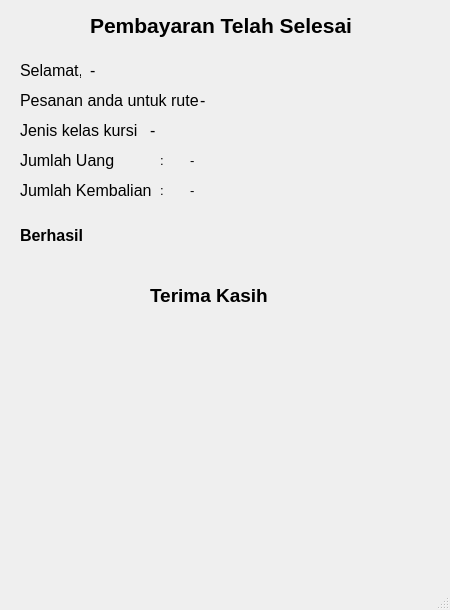
<?xml version="1.0" encoding="UTF-8"?>
<ui version="4.0">
 <class>MainWindow</class>
 <widget class="QMainWindow" name="MainWindow">
  <property name="geometry">
   <rect>
    <x>0</x>
    <y>0</y>
    <width>450</width>
    <height>610</height>
   </rect>
  </property>
  <property name="windowTitle">
   <string>Pemesanan Tiket</string>
  </property>
  <widget class="QWidget" name="centralwidget">
   <widget class="QStackedWidget" name="stackedWidget">
    <property name="geometry">
     <rect>
      <x>0</x>
      <y>0</y>
      <width>450</width>
      <height>600</height>
     </rect>
    </property>
    <property name="font">
     <font>
      <pointsize>10</pointsize>
     </font>
    </property>
    <property name="currentIndex">
     <number>2</number>
    </property>
    <widget class="QWidget" name="HomePage">
     <widget class="QLabel" name="label_5">
      <property name="geometry">
       <rect>
        <x>10</x>
        <y>180</y>
        <width>141</width>
        <height>21</height>
       </rect>
      </property>
      <property name="font">
       <font>
        <family>MS Shell Dlg 2</family>
        <pointsize>12</pointsize>
        <weight>75</weight>
        <bold>true</bold>
       </font>
      </property>
      <property name="text">
       <string>Pilih Rute</string>
      </property>
     </widget>
     <widget class="QLabel" name="label_6">
      <property name="geometry">
       <rect>
        <x>10</x>
        <y>20</y>
        <width>211</width>
        <height>41</height>
       </rect>
      </property>
      <property name="font">
       <font>
        <family>MS Shell Dlg 2</family>
        <pointsize>16</pointsize>
        <weight>75</weight>
        <bold>true</bold>
       </font>
      </property>
      <property name="text">
       <string>Selamat Datang, </string>
      </property>
     </widget>
     <widget class="QLabel" name="label_8">
      <property name="geometry">
       <rect>
        <x>10</x>
        <y>290</y>
        <width>101</width>
        <height>16</height>
       </rect>
      </property>
      <property name="font">
       <font>
        <pointsize>12</pointsize>
        <weight>75</weight>
        <bold>true</bold>
       </font>
      </property>
      <property name="text">
       <string>Pilih Kelas</string>
      </property>
     </widget>
     <widget class="QLabel" name="label_9">
      <property name="geometry">
       <rect>
        <x>10</x>
        <y>430</y>
        <width>300</width>
        <height>20</height>
       </rect>
      </property>
      <property name="font">
       <font>
        <pointsize>12</pointsize>
        <weight>75</weight>
        <bold>true</bold>
       </font>
      </property>
      <property name="text">
       <string>Jumlah Tiket</string>
      </property>
     </widget>
     <widget class="QPushButton" name="btn_1">
      <property name="geometry">
       <rect>
        <x>20</x>
        <y>540</y>
        <width>80</width>
        <height>35</height>
       </rect>
      </property>
      <property name="font">
       <font>
        <pointsize>10</pointsize>
       </font>
      </property>
      <property name="text">
       <string>Lanjut</string>
      </property>
     </widget>
     <widget class="QLabel" name="label_10">
      <property name="geometry">
       <rect>
        <x>20</x>
        <y>470</y>
        <width>140</width>
        <height>20</height>
       </rect>
      </property>
      <property name="font">
       <font>
        <pointsize>10</pointsize>
       </font>
      </property>
      <property name="text">
       <string>Masukkan Jumlah Tiket</string>
      </property>
     </widget>
     <widget class="QLabel" name="label">
      <property name="geometry">
       <rect>
        <x>10</x>
        <y>100</y>
        <width>211</width>
        <height>21</height>
       </rect>
      </property>
      <property name="font">
       <font>
        <pointsize>12</pointsize>
        <weight>75</weight>
        <bold>true</bold>
       </font>
      </property>
      <property name="text">
       <string>Lengkapi Data Diri Anda</string>
      </property>
     </widget>
     <widget class="QLabel" name="label_20">
      <property name="geometry">
       <rect>
        <x>10</x>
        <y>140</y>
        <width>40</width>
        <height>15</height>
       </rect>
      </property>
      <property name="font">
       <font>
        <pointsize>10</pointsize>
       </font>
      </property>
      <property name="text">
       <string>Nama</string>
      </property>
     </widget>
     <widget class="QLineEdit" name="lineEdit_Nama">
      <property name="geometry">
       <rect>
        <x>70</x>
        <y>140</y>
        <width>281</width>
        <height>20</height>
       </rect>
      </property>
     </widget>
     <widget class="QSpinBox" name="spinBox_JumlahTiket">
      <property name="geometry">
       <rect>
        <x>180</x>
        <y>470</y>
        <width>50</width>
        <height>20</height>
       </rect>
      </property>
     </widget>
     <widget class="QCheckBox" name="checkBox_Bisnis">
      <property name="geometry">
       <rect>
        <x>20</x>
        <y>350</y>
        <width>70</width>
        <height>17</height>
       </rect>
      </property>
      <property name="text">
       <string>Bisnis</string>
      </property>
     </widget>
     <widget class="QCheckBox" name="checkBox_Ekonomi">
      <property name="geometry">
       <rect>
        <x>20</x>
        <y>320</y>
        <width>70</width>
        <height>17</height>
       </rect>
      </property>
      <property name="text">
       <string>Ekonomi</string>
      </property>
     </widget>
     <widget class="QCheckBox" name="checkBox_Premium">
      <property name="geometry">
       <rect>
        <x>20</x>
        <y>380</y>
        <width>70</width>
        <height>17</height>
       </rect>
      </property>
      <property name="text">
       <string>Premium</string>
      </property>
     </widget>
     <widget class="QCheckBox" name="checkBox_SRM">
      <property name="geometry">
       <rect>
        <x>20</x>
        <y>220</y>
        <width>211</width>
        <height>17</height>
       </rect>
      </property>
      <property name="tabletTracking">
       <bool>false</bool>
      </property>
      <property name="autoFillBackground">
       <bool>false</bool>
      </property>
      <property name="text">
       <string>Surabaya -  Malang</string>
      </property>
      <property name="checkable">
       <bool>true</bool>
      </property>
      <property name="checked">
       <bool>false</bool>
      </property>
      <property name="tristate">
       <bool>false</bool>
      </property>
     </widget>
     <widget class="QCheckBox" name="checkBox_SRJ">
      <property name="geometry">
       <rect>
        <x>20</x>
        <y>250</y>
        <width>211</width>
        <height>17</height>
       </rect>
      </property>
      <property name="text">
       <string>Surabaya -  Jogjakarta</string>
      </property>
     </widget>
    </widget>
    <widget class="QWidget" name="PaymentPage">
     <widget class="QLabel" name="label_11">
      <property name="geometry">
       <rect>
        <x>10</x>
        <y>10</y>
        <width>150</width>
        <height>30</height>
       </rect>
      </property>
      <property name="font">
       <font>
        <pointsize>12</pointsize>
        <weight>75</weight>
        <bold>true</bold>
       </font>
      </property>
      <property name="text">
       <string>Pembayaran</string>
      </property>
     </widget>
     <widget class="QLabel" name="label_12">
      <property name="geometry">
       <rect>
        <x>20</x>
        <y>120</y>
        <width>100</width>
        <height>20</height>
       </rect>
      </property>
      <property name="font">
       <font>
        <pointsize>10</pointsize>
       </font>
      </property>
      <property name="text">
       <string>Jumlah Tiket     </string>
      </property>
     </widget>
     <widget class="QLabel" name="label_13">
      <property name="geometry">
       <rect>
        <x>20</x>
        <y>180</y>
        <width>100</width>
        <height>20</height>
       </rect>
      </property>
      <property name="font">
       <font>
        <pointsize>10</pointsize>
       </font>
      </property>
      <property name="text">
       <string>Total Bayar</string>
      </property>
     </widget>
     <widget class="QLabel" name="label_14">
      <property name="geometry">
       <rect>
        <x>20</x>
        <y>150</y>
        <width>100</width>
        <height>20</height>
       </rect>
      </property>
      <property name="font">
       <font>
        <pointsize>10</pointsize>
       </font>
      </property>
      <property name="text">
       <string>Harga Tiket</string>
      </property>
     </widget>
     <widget class="QLabel" name="label_15">
      <property name="geometry">
       <rect>
        <x>130</x>
        <y>120</y>
        <width>20</width>
        <height>20</height>
       </rect>
      </property>
      <property name="font">
       <font>
        <pointsize>10</pointsize>
       </font>
      </property>
      <property name="text">
       <string>:</string>
      </property>
     </widget>
     <widget class="QLabel" name="label_16">
      <property name="geometry">
       <rect>
        <x>130</x>
        <y>150</y>
        <width>20</width>
        <height>20</height>
       </rect>
      </property>
      <property name="font">
       <font>
        <pointsize>10</pointsize>
       </font>
      </property>
      <property name="text">
       <string>:</string>
      </property>
     </widget>
     <widget class="QLabel" name="label_17">
      <property name="geometry">
       <rect>
        <x>130</x>
        <y>180</y>
        <width>20</width>
        <height>20</height>
       </rect>
      </property>
      <property name="font">
       <font>
        <pointsize>10</pointsize>
       </font>
      </property>
      <property name="text">
       <string>:</string>
      </property>
     </widget>
     <widget class="QLabel" name="label_18">
      <property name="geometry">
       <rect>
        <x>20</x>
        <y>230</y>
        <width>100</width>
        <height>20</height>
       </rect>
      </property>
      <property name="font">
       <font>
        <pointsize>10</pointsize>
       </font>
      </property>
      <property name="text">
       <string>Masukkan Uang</string>
      </property>
     </widget>
     <widget class="QLabel" name="label_19">
      <property name="geometry">
       <rect>
        <x>130</x>
        <y>230</y>
        <width>20</width>
        <height>20</height>
       </rect>
      </property>
      <property name="font">
       <font>
        <pointsize>10</pointsize>
       </font>
      </property>
      <property name="text">
       <string>:</string>
      </property>
     </widget>
     <widget class="QLineEdit" name="lineEdit_InputUang">
      <property name="geometry">
       <rect>
        <x>160</x>
        <y>230</y>
        <width>171</width>
        <height>20</height>
       </rect>
      </property>
      <property name="text">
       <string/>
      </property>
     </widget>
     <widget class="QLabel" name="label_JumlahTiket">
      <property name="geometry">
       <rect>
        <x>160</x>
        <y>120</y>
        <width>150</width>
        <height>20</height>
       </rect>
      </property>
      <property name="font">
       <font>
        <pointsize>10</pointsize>
       </font>
      </property>
      <property name="text">
       <string>-</string>
      </property>
     </widget>
     <widget class="QLabel" name="label_JumlahTotalBayar">
      <property name="geometry">
       <rect>
        <x>160</x>
        <y>180</y>
        <width>150</width>
        <height>20</height>
       </rect>
      </property>
      <property name="font">
       <font>
        <pointsize>10</pointsize>
       </font>
      </property>
      <property name="text">
       <string>-</string>
      </property>
     </widget>
     <widget class="QLabel" name="label_HargaTiket">
      <property name="geometry">
       <rect>
        <x>160</x>
        <y>150</y>
        <width>150</width>
        <height>20</height>
       </rect>
      </property>
      <property name="font">
       <font>
        <pointsize>10</pointsize>
       </font>
      </property>
      <property name="text">
       <string>-</string>
      </property>
     </widget>
     <widget class="QPushButton" name="btn_2">
      <property name="geometry">
       <rect>
        <x>160</x>
        <y>260</y>
        <width>100</width>
        <height>25</height>
       </rect>
      </property>
      <property name="text">
       <string>OK</string>
      </property>
     </widget>
     <widget class="QLabel" name="label_21">
      <property name="geometry">
       <rect>
        <x>20</x>
        <y>60</y>
        <width>40</width>
        <height>15</height>
       </rect>
      </property>
      <property name="font">
       <font>
        <pointsize>10</pointsize>
       </font>
      </property>
      <property name="text">
       <string>Nama</string>
      </property>
     </widget>
     <widget class="QLabel" name="label_22">
      <property name="geometry">
       <rect>
        <x>130</x>
        <y>60</y>
        <width>20</width>
        <height>20</height>
       </rect>
      </property>
      <property name="font">
       <font>
        <pointsize>10</pointsize>
       </font>
      </property>
      <property name="text">
       <string>:</string>
      </property>
     </widget>
     <widget class="QLabel" name="label_NamaPembeli">
      <property name="geometry">
       <rect>
        <x>160</x>
        <y>60</y>
        <width>150</width>
        <height>20</height>
       </rect>
      </property>
      <property name="font">
       <font>
        <pointsize>10</pointsize>
       </font>
      </property>
      <property name="text">
       <string>-</string>
      </property>
     </widget>
     <widget class="QLabel" name="label_27">
      <property name="geometry">
       <rect>
        <x>20</x>
        <y>90</y>
        <width>100</width>
        <height>20</height>
       </rect>
      </property>
      <property name="font">
       <font>
        <pointsize>10</pointsize>
       </font>
      </property>
      <property name="text">
       <string>Jurusan</string>
      </property>
     </widget>
     <widget class="QLabel" name="label_28">
      <property name="geometry">
       <rect>
        <x>130</x>
        <y>90</y>
        <width>20</width>
        <height>20</height>
       </rect>
      </property>
      <property name="font">
       <font>
        <pointsize>10</pointsize>
       </font>
      </property>
      <property name="text">
       <string>:</string>
      </property>
     </widget>
     <widget class="QLabel" name="label_Jurusan">
      <property name="geometry">
       <rect>
        <x>160</x>
        <y>90</y>
        <width>181</width>
        <height>20</height>
       </rect>
      </property>
      <property name="font">
       <font>
        <pointsize>10</pointsize>
       </font>
      </property>
      <property name="text">
       <string>-</string>
      </property>
     </widget>
     <widget class="QLabel" name="label_JenisKelas">
      <property name="geometry">
       <rect>
        <x>320</x>
        <y>90</y>
        <width>181</width>
        <height>20</height>
       </rect>
      </property>
      <property name="font">
       <font>
        <pointsize>10</pointsize>
       </font>
      </property>
      <property name="text">
       <string>-</string>
      </property>
     </widget>
    </widget>
    <widget class="QWidget" name="FinishPage">
     <widget class="QLabel" name="label_2">
      <property name="geometry">
       <rect>
        <x>90</x>
        <y>10</y>
        <width>280</width>
        <height>31</height>
       </rect>
      </property>
      <property name="font">
       <font>
        <pointsize>16</pointsize>
        <weight>75</weight>
        <bold>true</bold>
       </font>
      </property>
      <property name="text">
       <string>Pembayaran Telah Selesai</string>
      </property>
     </widget>
     <widget class="QLabel" name="label_29">
      <property name="geometry">
       <rect>
        <x>20</x>
        <y>150</y>
        <width>120</width>
        <height>20</height>
       </rect>
      </property>
      <property name="font">
       <font>
        <pointsize>12</pointsize>
       </font>
      </property>
      <property name="text">
       <string>Jumlah Uang</string>
      </property>
     </widget>
     <widget class="QLabel" name="label_30">
      <property name="geometry">
       <rect>
        <x>20</x>
        <y>180</y>
        <width>131</width>
        <height>20</height>
       </rect>
      </property>
      <property name="font">
       <font>
        <pointsize>12</pointsize>
       </font>
      </property>
      <property name="text">
       <string>Jumlah Kembalian</string>
      </property>
     </widget>
     <widget class="QLabel" name="label_JumlahUangPengguna">
      <property name="geometry">
       <rect>
        <x>190</x>
        <y>150</y>
        <width>150</width>
        <height>20</height>
       </rect>
      </property>
      <property name="font">
       <font>
        <pointsize>10</pointsize>
       </font>
      </property>
      <property name="text">
       <string>-</string>
      </property>
     </widget>
     <widget class="QLabel" name="label_kembalian">
      <property name="geometry">
       <rect>
        <x>190</x>
        <y>180</y>
        <width>150</width>
        <height>20</height>
       </rect>
      </property>
      <property name="font">
       <font>
        <pointsize>10</pointsize>
       </font>
      </property>
      <property name="text">
       <string>-</string>
      </property>
     </widget>
     <widget class="QLabel" name="label_31">
      <property name="geometry">
       <rect>
        <x>160</x>
        <y>150</y>
        <width>20</width>
        <height>20</height>
       </rect>
      </property>
      <property name="font">
       <font>
        <pointsize>10</pointsize>
       </font>
      </property>
      <property name="text">
       <string>:</string>
      </property>
     </widget>
     <widget class="QLabel" name="label_32">
      <property name="geometry">
       <rect>
        <x>160</x>
        <y>180</y>
        <width>20</width>
        <height>20</height>
       </rect>
      </property>
      <property name="font">
       <font>
        <pointsize>10</pointsize>
       </font>
      </property>
      <property name="text">
       <string>:</string>
      </property>
     </widget>
     <widget class="QLabel" name="label_3">
      <property name="geometry">
       <rect>
        <x>20</x>
        <y>60</y>
        <width>61</width>
        <height>20</height>
       </rect>
      </property>
      <property name="font">
       <font>
        <pointsize>12</pointsize>
       </font>
      </property>
      <property name="text">
       <string>Selamat,</string>
      </property>
     </widget>
     <widget class="QLabel" name="label_FinishPembeli">
      <property name="geometry">
       <rect>
        <x>90</x>
        <y>60</y>
        <width>231</width>
        <height>20</height>
       </rect>
      </property>
      <property name="font">
       <font>
        <pointsize>12</pointsize>
       </font>
      </property>
      <property name="text">
       <string>-</string>
      </property>
     </widget>
     <widget class="QLabel" name="label_7">
      <property name="geometry">
       <rect>
        <x>20</x>
        <y>90</y>
        <width>181</width>
        <height>20</height>
       </rect>
      </property>
      <property name="font">
       <font>
        <pointsize>12</pointsize>
       </font>
      </property>
      <property name="text">
       <string>Pesanan anda untuk rute</string>
      </property>
     </widget>
     <widget class="QLabel" name="label_FinishRute">
      <property name="geometry">
       <rect>
        <x>200</x>
        <y>90</y>
        <width>231</width>
        <height>20</height>
       </rect>
      </property>
      <property name="font">
       <font>
        <pointsize>12</pointsize>
       </font>
      </property>
      <property name="text">
       <string>-</string>
      </property>
     </widget>
     <widget class="QLabel" name="label_23">
      <property name="geometry">
       <rect>
        <x>20</x>
        <y>120</y>
        <width>121</width>
        <height>20</height>
       </rect>
      </property>
      <property name="font">
       <font>
        <pointsize>12</pointsize>
       </font>
      </property>
      <property name="text">
       <string>Jenis kelas kursi</string>
      </property>
     </widget>
     <widget class="QLabel" name="label_FinishKelas">
      <property name="geometry">
       <rect>
        <x>150</x>
        <y>120</y>
        <width>231</width>
        <height>20</height>
       </rect>
      </property>
      <property name="font">
       <font>
        <pointsize>12</pointsize>
       </font>
      </property>
      <property name="text">
       <string>-</string>
      </property>
     </widget>
     <widget class="QLabel" name="label_24">
      <property name="geometry">
       <rect>
        <x>150</x>
        <y>280</y>
        <width>130</width>
        <height>31</height>
       </rect>
      </property>
      <property name="font">
       <font>
        <pointsize>14</pointsize>
        <weight>75</weight>
        <bold>true</bold>
       </font>
      </property>
      <property name="text">
       <string>Terima Kasih</string>
      </property>
     </widget>
     <widget class="QLabel" name="label_25">
      <property name="geometry">
       <rect>
        <x>20</x>
        <y>220</y>
        <width>151</width>
        <height>31</height>
       </rect>
      </property>
      <property name="font">
       <font>
        <pointsize>12</pointsize>
        <weight>75</weight>
        <bold>true</bold>
       </font>
      </property>
      <property name="text">
       <string>Berhasil</string>
      </property>
     </widget>
    </widget>
   </widget>
  </widget>
  <widget class="QStatusBar" name="statusbar"/>
 </widget>
 <resources/>
 <connections/>
</ui>
